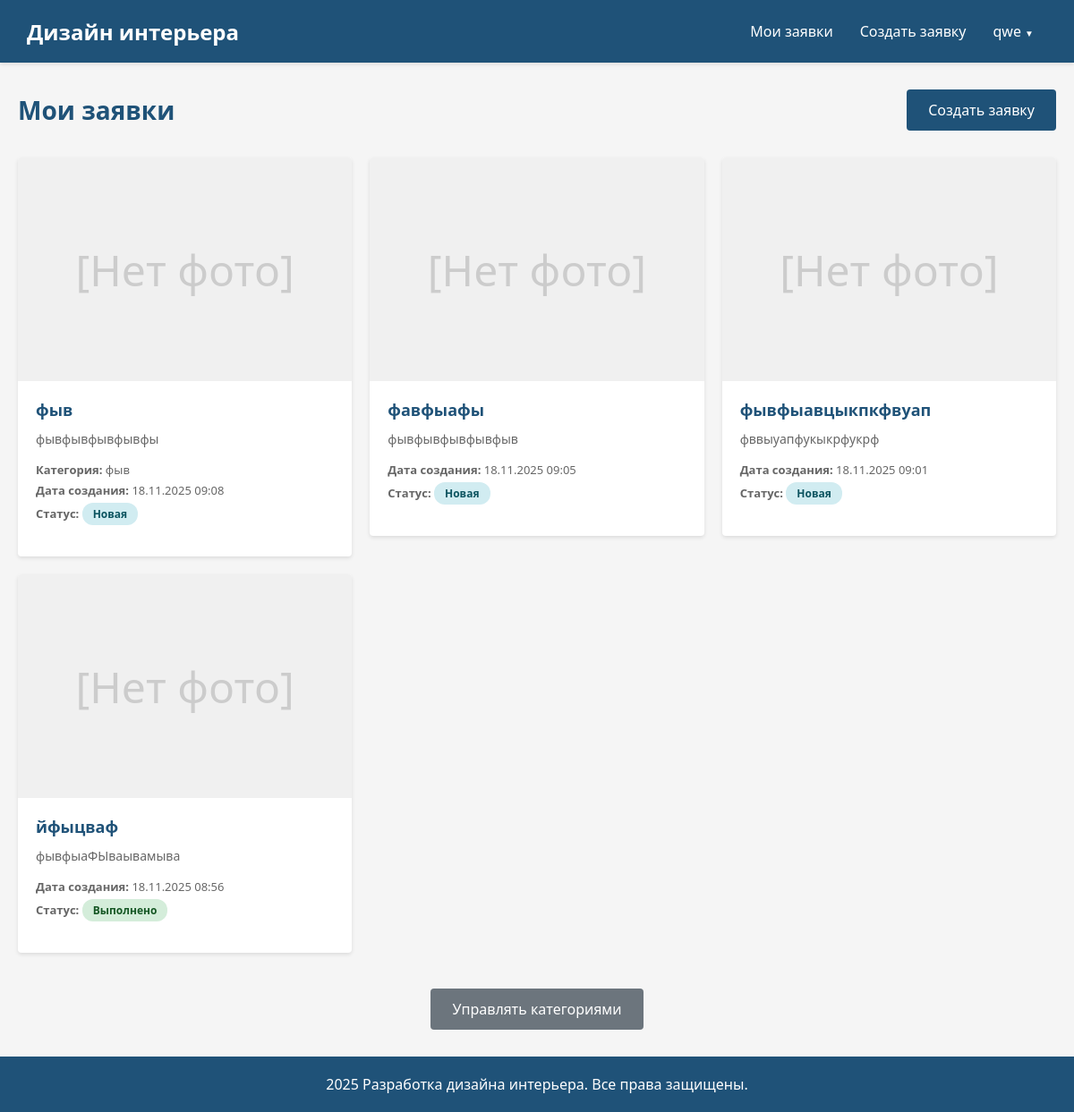
The page /requests/my/ (signed in) on the database its author committed.
### main/models.py (models this page shows, shortened)
class AdvUser(AbstractUser):
    is_activated = models.BooleanField(default=True, db_index=True, verbose_name="Активирован")
    fio = models.CharField(max_length=100, blank=True, verbose_name="ФИО")
    is_admin_panel = models.BooleanField(default=False, verbose_name="Доступ к админ панели")
    class Meta(AbstractUser.Meta):
        pass

class CreateRequest(models.Model):
    STATUS_CHOICES = (
        ('new', 'Новая'),
        ('inprogress', 'Принято в работу'),
        ('completed', 'Выполнено')
    )
    user = models.ForeignKey(AdvUser, on_delete=models.CASCADE, verbose_name="Пользователь")
    title = models.CharField(max_length=200, verbose_name="Название заявки")
    description = models.TextField(verbose_name="Описание")
    category = models.ForeignKey(Category, on_delete=models.SET_NULL, verbose_name="Категория", null=True, blank=True)
    photo = models.ImageField(upload_to='photos/%Y%m%d', verbose_name="Фото", blank=True, null=True)
    timestamp = models.DateTimeField(auto_now_add=True, verbose_name="Дата создания")
    status = models.CharField(max_length=20, choices=STATUS_CHOICES, default='new', verbose_name="Статус")
    class Meta:
        verbose_name = "Заявка"
        verbose_name_plural = "Заявки"
        ordering = ['-timestamp']

class Category(models.Model):
    name = models.CharField(max_length=100, verbose_name="Категория")
    class Meta:
        verbose_name = "Категория"
        verbose_name_plural = "Категории"

### main/views.py (the view)
# urls.py: path('requests/my/', user_requests, name='user_requests'),
@login_required
def user_requests(request):
    if request.user.is_staff or request.user.is_superuser:
        requests_list = CreateRequest.objects.all().order_by('-timestamp')
        is_admin = True
    else:
        requests_list = CreateRequest.objects.filter(user=request.user).order_by('-timestamp')
        is_admin = False
    context = {
        'user_requests': requests_list,
        'is_admin': is_admin,
    }
    return render(request, 'main/user_requests.html', context)

### main/templates/main/user_requests.html (shortened to what this page needs)
{% extends "main/basic.html" %}
{% block content %}
<div class="container">
    <div class="header-flex">
        <h2>Мои заявки</h2>
        <a href="{% url 'main:create_request' %}" class="btn btn-primary btn-lg">
            Создать заявку
        </a>
    </div>
    {% if user_requests %}
        <div class="row">
            {% for request_item in user_requests %}
            <div class="col">
                <div class="card">
                    {% if request_item.photo %}
                    <img src="{{ request_item.photo.url }}" alt="{{ request_item.title }}" class="card-img">
                    {% else %}
                    <div class="card-img-placeholder">
                        [Нет фото]
                    </div>
                    {% endif %}
                    <div class="card-body">
                        <div class="card-title">{{ request_item.title }}</div>
                        <p class="card-text">{{ request_item.description|truncatewords:20 }}</p>
                        <div style="margin-bottom: 15px;">
                            {% if request_item.category %}
                            <div class="card-info">
                                <strong>Категория:</strong> {{ request_item.category.name }}
                            </div>
                            {% endif %}
                            <div class="card-info">
                                <strong>Дата создания:</strong> {{ request_item.timestamp|date:"d.m.Y H:i" }}
                            </div>
                            <div class="card-info">
                                <strong>Статус:</strong>
                                {% if request_item.status == 'new' %}
                                    <span class="badge badge-info">Новая</span>
                                {% elif request_item.status == 'inprogress' %}
                                    <span class="badge badge-warning">Принято в работу</span>
                                {% elif request_item.status == 'completed' %}
                                    <span class="badge badge-success">Выполнено</span>
                                {% endif %}
                            </div>
                        </div>
                    </div>
                </div>
            </div>
            {% endfor %}
        </div>
    {% endif %}
    <div style="margin-top: 40px; text-align: center;">
        <a href="{% url 'main:manage_categories' %}" class="btn btn-secondary btn-lg">
            Управлять категориями
        </a>
    </div>
</div>
{% endblock %}

### main/templates/main/basic.html (shortened to what this page needs)
<!DOCTYPE html>
<html lang="ru">
<head>
</head>
<body>
    <header>
        <nav>
            <a href="{% url 'main:index' %}" class="logo">
                Дизайн интерьера
            </a>
            <ul class="nav-menu">
                {% if user.is_authenticated %}
                <li class="nav-item">
                    {% if user.is_staff or user.is_superuser %}
                        <a href="{% url 'main:user_requests' %}" class="nav-link">
                            Заявки <span class="admin-badge">АДМИН</span>
                        </a>
                    {% else %}
                        <a href="{% url 'main:user_requests' %}" class="nav-link">
                            Мои заявки
                        </a>
                    {% endif %}
                </li>
                <li class="nav-item">
                    <a href="{% url 'main:create_request' %}" class="nav-link">
                        Создать заявку
                    </a>
                </li>
                <li class="nav-item dropdown">
                    <a href="#" class="nav-link dropdown-toggle">
                        {{ user.username }}
                    </a>
                </li>
                {% endif %}
            </ul>
        </nav>
    </header>
    <main>
        {% block content %}{% endblock %}
    </main>
    <footer>
        <p>2025 Разработка дизайна интерьера. Все права защищены.</p>
    </footer>
</body>
</html>

### main/templates/main/basic.html (style rules this page uses)
* { margin: 0; padding: 0; box-sizing: border-box; }
html, body { height: 100%; }
body { font-family: 'Segoe UI', Tahoma, Geneva, Verdana, sans-serif; color: #333; background-color: #f5f5f5; display: flex; flex-direction: column; }
header { background-color: #1f5278; padding: 0; box-shadow: 0 2px 4px rgba(0,0,0,0.1); }
nav { display: flex; justify-content: space-between; align-items: center; padding: 0 30px; height: 70px; }
.logo { display: flex; align-items: center; color: white; font-size: 24px; font-weight: bold; text-decoration: none; gap: 10px; }
.nav-menu { display: flex; list-style: none; gap: 0; align-items: center; }
.nav-item { position: relative; }
.nav-link { color: white; text-decoration: none; padding: 10px 15px; display: block; transition: background-color 0.3s; }
.dropdown { position: relative; }
.dropdown-toggle::after { content: ' ▼'; font-size: 10px; }
main { flex: 1; padding: 30px 0; }
.container { max-width: 1200px; margin: 0 auto; padding: 0 20px; }
footer { background-color: #1f5278; color: white; text-align: center; padding: 20px 30px; margin-top: auto; }
footer p { margin: 0; }
.btn { padding: 10px 20px; border: none; border-radius: 4px; cursor: pointer; text-decoration: none; display: inline-block; font-size: 14px; font-weight: 500; transition: all 0.3s; text-align: center; }
.btn-primary { background-color: #1f5278; color: white; }
.btn-secondary { background-color: #6c757d; color: white; }
.btn-lg { padding: 12px 24px; font-size: 16px; }
.card { background-color: white; border-radius: 4px; box-shadow: 0 2px 4px rgba(0,0,0,0.1); overflow: hidden; transition: box-shadow 0.3s; }
.card-img-placeholder { width: 100%; height: 250px; background-color: #f0f0f0; display: flex; align-items: center; justify-content: center; color: #ccc; font-size: 3rem; }
.card-body { padding: 20px; }
.card-title { font-size: 18px; font-weight: bold; margin-bottom: 10px; color: #1f5278; }
.card-text { color: #666; font-size: 14px; line-height: 1.5; margin-bottom: 15px; }
.card-info { font-size: 13px; color: #666; margin-bottom: 5px; }
.badge { display: inline-block; padding: 4px 12px; border-radius: 12px; font-size: 12px; font-weight: bold; }
.badge-info { background-color: #d1ecf1; color: #0c5460; }
.badge-success { background-color: #d4edda; color: #155724; }
.row { display: grid; grid-template-columns: repeat(auto-fill, minmax(300px, 1fr)); gap: 20px; margin-bottom: 20px; }
.col { display: flex; flex-direction: column; }
.header-flex { display: flex; justify-content: space-between; align-items: center; margin-bottom: 30px; }
.header-flex h2 { font-size: 28px; color: #1f5278; }

### rows shown on the page
AdvUser: username "qwe"
CreateRequest: photo "[Нет фото]", title "фыв", description "фывфывфывфывфы", category.name "фыв", timestamp "18.11.2025 09:08", status "Новая"
CreateRequest: photo "[Нет фото]", title "фавфыафы", description "фывфывфывфывфыв", timestamp "18.11.2025 09:05", status "Новая"
CreateRequest: photo "[Нет фото]", title "фывфыавцыкпкфвуап", description "фввыуапфукыкрфукрф", timestamp "18.11.2025 09:01", status "Новая"
CreateRequest: photo "[Нет фото]", title "йфыцваф", description "фывфыаФЫваывамыва", timestamp "18.11.2025 08:56", status "Выполнено"
